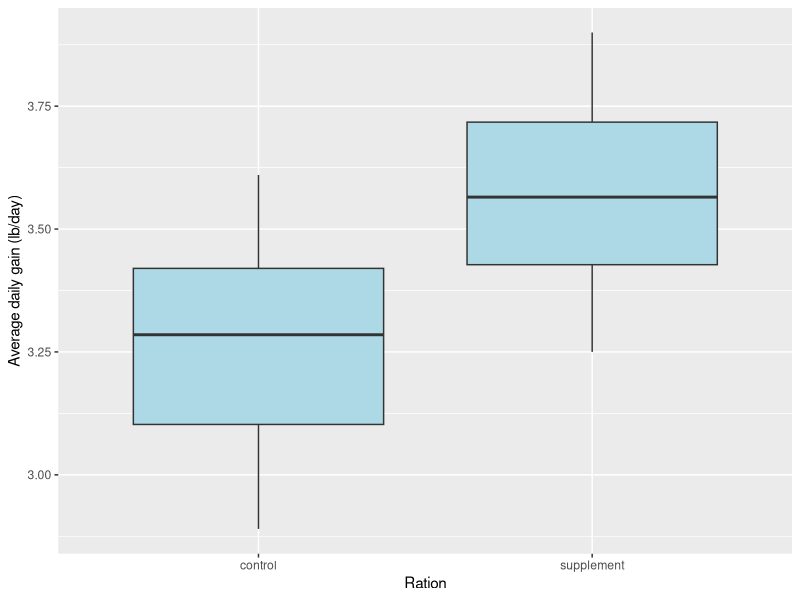
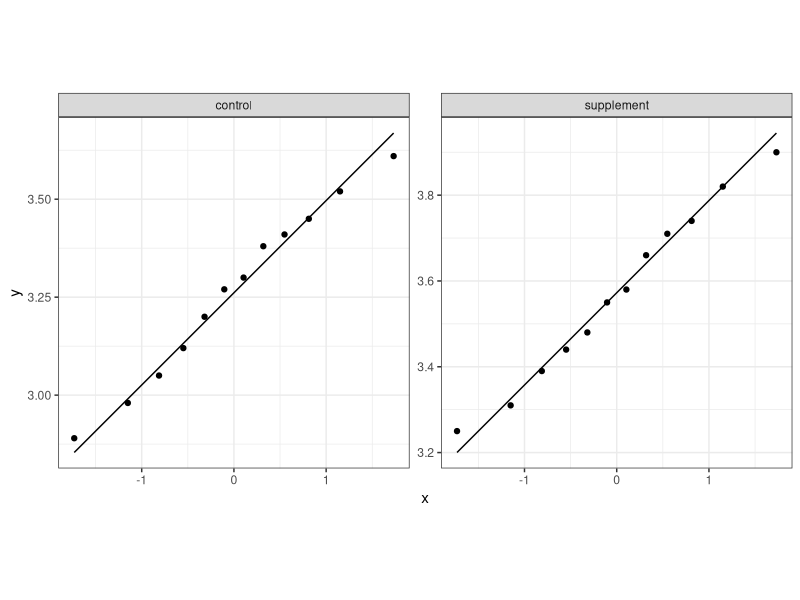
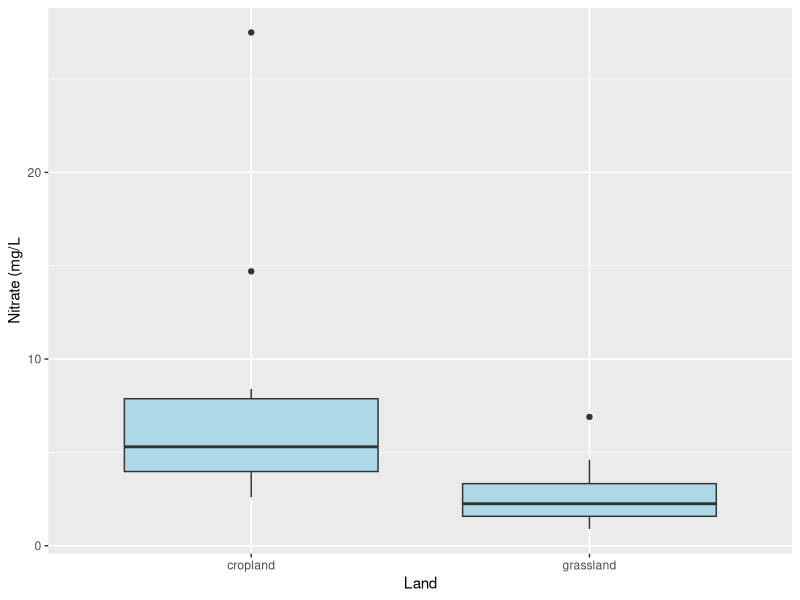
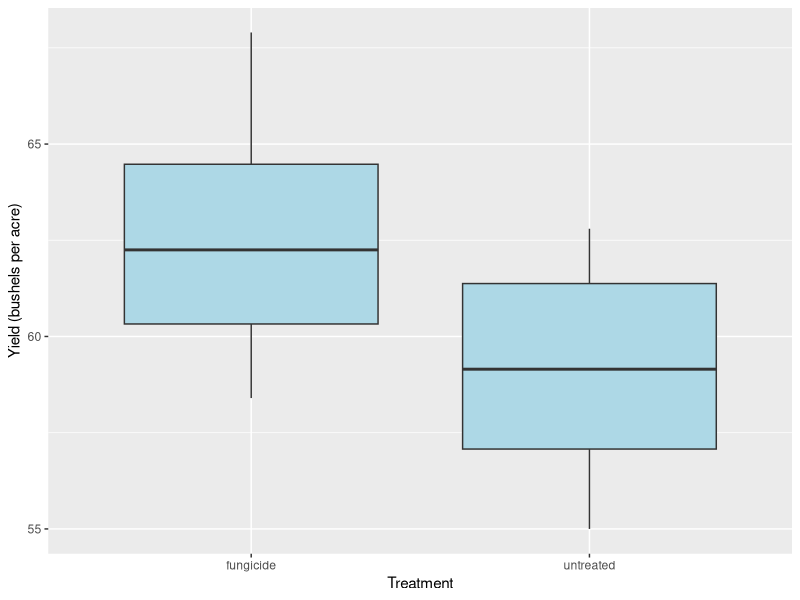
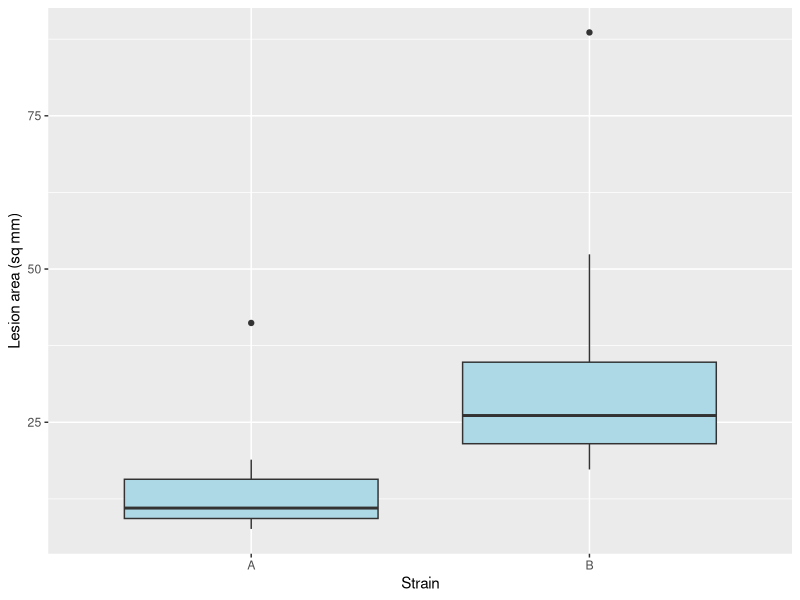

These charts were generated, in order, by the following R code:
## ---- chunk 1
library(ggplot2)
## ---- chunk 2
steers <- data.frame(
  ration = rep(c("control", "supplement"), each = 12),
  adg = c(3.12, 3.45, 2.98, 3.30, 3.61, 3.05, 3.27, 3.52, 2.89, 3.38, 3.20, 3.41,
          3.48, 3.71, 3.25, 3.66, 3.90, 3.39, 3.58, 3.82, 3.31, 3.55, 3.74, 3.44))

steers
## ---- chunk 3
ggplot(steers, aes(x = ration, y = adg)) +
  geom_boxplot(fill = "lightblue") +
  labs(x = "Ration", y = "Average daily gain (lb/day)")
## ---- chunk 4
control <- steers$adg[steers$ration == "control"]
supplement <- steers$adg[steers$ration == "supplement"]

mean(control)
mean(supplement)
sd(control)
sd(supplement)
## ---- chunk 5
ggplot(steers, mapping = aes(sample = adg)) + 
  stat_qq() + 
  stat_qq_line() + 
  theme_bw() + 
  theme(aspect.ratio = 1) + 
  facet_wrap(~ration, scales = 'free')
## ---- chunk 6
n1_steer <- length(control)
n2_steer <- length(supplement)
ybar1_steer <- mean(control)
ybar2_steer <- mean(supplement)
s1_steer <- sd(control)
s2_steer <- sd(supplement)

sp_steer <- sqrt(((n1_steer - 1) * s1_steer^2 + (n2_steer - 1) * s2_steer^2) /
                   (n1_steer + n2_steer - 2))

se_steer <- sp_steer * sqrt(1 / n1_steer + 1 / n2_steer)

t_steer <- (ybar1_steer - ybar2_steer) / se_steer

sp_steer
se_steer
t_steer
## ---- chunk 7
df_steer <- n1_steer + n2_steer - 2

qt(0.025, df = df_steer)
qt(0.975, df = df_steer)
## ---- chunk 8
2 * pt(abs(t_steer), df = df_steer, lower.tail = FALSE)
## ---- chunk 9
t.test(adg ~ ration, data = steers, var.equal = TRUE)
## ---- chunk 10
margin_steer <- qt(0.975, df = df_steer) * se_steer

(ybar1_steer - ybar2_steer) - margin_steer
(ybar1_steer - ybar2_steer) + margin_steer
## ---- chunk 11
wells <- data.frame(
  land = rep(c("cropland", "grassland"), each = 10),
  nitrate = c(3.1, 5.8, 2.6, 8.4, 4.2, 14.7, 6.3, 3.9, 27.5, 4.8,
              1.2, 2.8, 0.9, 3.5, 1.8, 2.1, 4.6, 1.5, 2.4, 6.9))

ggplot(wells, aes(x = land, y = nitrate)) +
  geom_boxplot(fill = "lightblue") +
  labs(x = "Land", y = "Nitrate (mg/L")

## ---- chunk 12
wilcox.test(nitrate ~ land, data = wells)
## ---- chunk 13
wheat <- data.frame(
  treatment = rep(c("fungicide", "untreated"), times = c(10, 8)),
  yield = c(61.8, 66.2, 58.4, 63.5, 60.1, 67.9, 62.7, 59.3, 64.8, 61.0,
            59.6, 56.1, 62.8, 57.4, 61.2, 55.0, 61.9, 58.7))
## ---- chunk 14
fungicide <- wheat$yield[wheat$treatment == "fungicide"]
untreated <- wheat$yield[wheat$treatment == "untreated"]

length(fungicide)
length(untreated)
mean(fungicide)
mean(untreated)
sd(fungicide)
sd(untreated)
## ---- chunk 15
ggplot(wheat, aes(x = treatment, y = yield)) +
  geom_boxplot(fill = "lightblue") +
  labs(x = "Treatment", y = "Yield (bushels per acre)")
## ---- chunk 16
n1_wheat <- length(fungicide)
n2_wheat <- length(untreated)
ybar1_wheat <- mean(fungicide)
ybar2_wheat <- mean(untreated)
s1_wheat <- sd(fungicide)
s2_wheat <- sd(untreated)

sp_wheat <- sqrt(((n1_wheat - 1) * s1_wheat^2 + (n2_wheat - 1) * s2_wheat^2) /
                   (n1_wheat + n2_wheat - 2))
se_wheat <- sp_wheat * sqrt(1 / n1_wheat + 1 / n2_wheat)
t_wheat <- (ybar1_wheat - ybar2_wheat) / se_wheat

sp_wheat
se_wheat
t_wheat
## ---- chunk 17
df_wheat <- n1_wheat + n2_wheat - 2

qt(0.95, df = df_wheat)
## ---- chunk 18
pt(t_wheat, df = df_wheat, lower.tail = FALSE)
## ---- chunk 19
t.test(yield ~ treatment, data = wheat, var.equal = TRUE, alternative = "greater")
## ---- chunk 20
margin_wheat <- qt(0.975, df = df_wheat) * se_wheat

(ybar1_wheat - ybar2_wheat) - margin_wheat
(ybar1_wheat - ybar2_wheat) + margin_wheat
## ---- chunk 21
lesions <- data.frame(
  strain = rep(c("A", "B"), each = 9),
  area = c(12.4, 8.1, 15.7, 9.3, 41.2, 11.0, 7.6, 18.9, 10.2,
           21.5, 34.8, 17.3, 88.6, 26.1, 19.7, 52.4, 23.9, 30.2))
## ---- chunk 22
ggplot(lesions, aes(x = strain, y = area)) +
  geom_boxplot(fill = "lightblue") +
  labs(x = "Strain", y = "Lesion area (sq mm)")
## ---- chunk 23
wilcox.test(area ~ strain, data = lesions)
